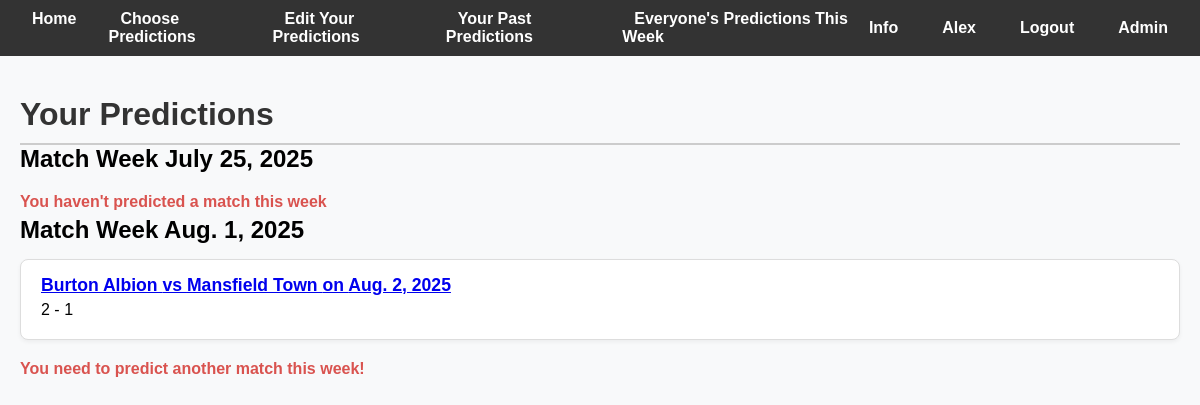
Before: /predict/your_predictions (signed in) with the older database file.
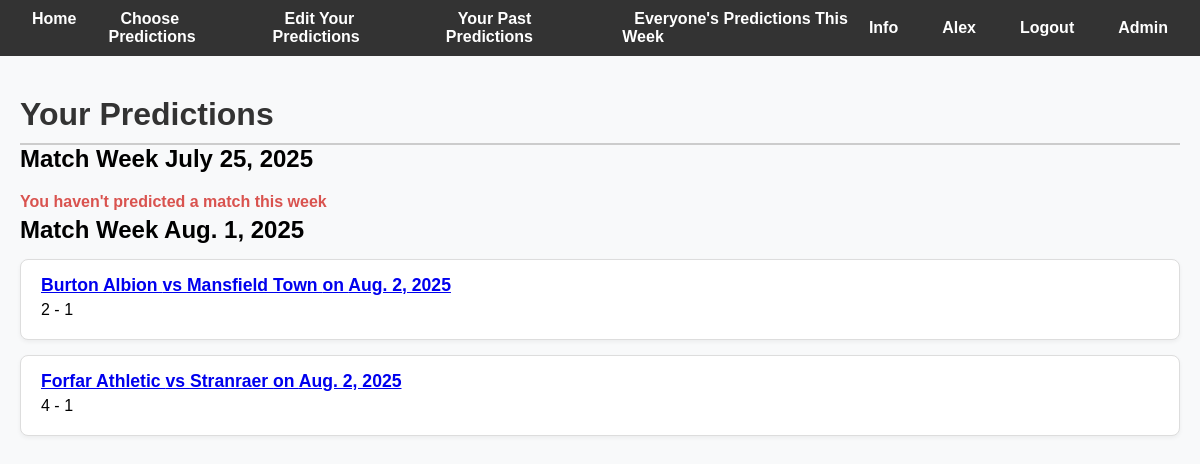
After: the same page with the newer database file.
### predictions/models.py (models this page shows, shortened)
class Prediction(models.Model):
    user = models.ForeignKey(User, on_delete=models.CASCADE, default=None)
    match = models.ForeignKey(Match, on_delete=models.CASCADE)
    predicted_home_score = models.IntegerField()
    predicted_away_score = models.IntegerField()
    created_at = models.DateTimeField(auto_now_add=True)
    evaluated_score = models.BooleanField(default=False) # if this prediction has been used to calculate someone's score, then its true
    counted_for_in_number_of_predictions = models.BooleanField(default=False)# if this has been used for number of predictions stat then true

class Match(models.Model):
    home_team = models.CharField(max_length=100)
    away_team = models.CharField(max_length=100)
    match_date = models.DateField()
    home_score = models.IntegerField(null=True, blank=True)
    away_score = models.IntegerField(null=True, blank=True)
    league = models.CharField(max_length=100, default = "")
    predicted = models.BooleanField(default=False)
    postponed = models.BooleanField(default=False)

### predictions/views.py (the view)
# urls.py: path("your_predictions", views.your_predictions, name="your_predictions"),
@login_required(login_url="/users/login/")
def your_predictions(request):
    user = request.user
    predictions = Prediction.objects.filter(user=user)
    today = timezone.now().date()
    todays_game_week = get_match_week_start(today)
    this_weeks_predictions = [] #actually this all the predictions that are in the current match week and onwards
    for prediction in predictions:
        if get_match_week_start(prediction.match.match_date) >= todays_game_week:
            this_weeks_predictions.append(prediction)
    this_weeks_predictions.sort(key = lambda prediction: prediction.match.match_date)
    output = {todays_game_week : []}
    for prediction in this_weeks_predictions:
        if get_match_week_start(prediction.match.match_date) in output.keys():
            output[get_match_week_start(prediction.match.match_date)].append(prediction)
        else:
            output[get_match_week_start(prediction.match.match_date)] = [prediction]
    return render(request, "predictions/your_predictions.html", {"output" : output, "today_date" : today})

### predictions/views.py (called while the page is built)
def get_match_week_start(d):
    weekday = d.weekday()  # Monday=0 ... Sunday=6
    if weekday <= 3 and weekday != 0:  # Tuesday (1) to Thursday (3)
        days_until_friday = 4 - weekday
        return d + timedelta(days=days_until_friday)
    else:  # Friday (4), Saturday (5), Sunday (6), Monday(0)
        days_since_friday = (weekday - 4) % 7
        return d - timedelta(days=days_since_friday)

### predictions/templates/predictions/your_predictions.html (shortened to what this page needs)
{% extends "base.html" %}
{% block content %}
    <h1>Your Predictions</h1>
    {% for match_week, predictions in output.items %}
        <h2>Match Week {{ match_week }}</h2>
        {% for prediction in predictions %}
            {% if today_date >= prediction.match.match_date %}
                <div class="prediction past-match">
                <strong>{{ prediction.match.home_team }} vs {{ prediction.match.away_team }} on {{ prediction.match.match_date }}</strong>
                <p>{{ prediction.predicted_home_score }} - {{ prediction.predicted_away_score }}</p>
            {% else %}
                <div class="prediction">
                <strong><a href="{% url 'predictions:edit_prediction' prediction.id %}">{{ prediction.match.home_team }} vs {{ prediction.match.away_team }} on {{ prediction.match.match_date }}</a></strong>
                <p>{{ prediction.predicted_home_score }} - {{ prediction.predicted_away_score }}</p>
            {% endif %}
            </div>
            {% empty %}
                <p class="alert">You haven't predicted a match this week</p>
            {% endfor %}
            {% if predictions|length == 1 %}
                <p class="alert">You need to predict another match this week!</p>
            {% endif %}
        {% endfor %}
    {% endblock %}

Changed rows visible on the page:
shown differently, row unchanged: Prediction "Burton Albion": no longer shows "You need to predict another match this week!"
added Prediction: match.home_team "Forfar Athletic", match.away_team "Stranraer", match.match_date "Aug. 2, 2025", predicted_home_score "4", predicted_away_score "1", shown under "Aug. 1, 2025"
